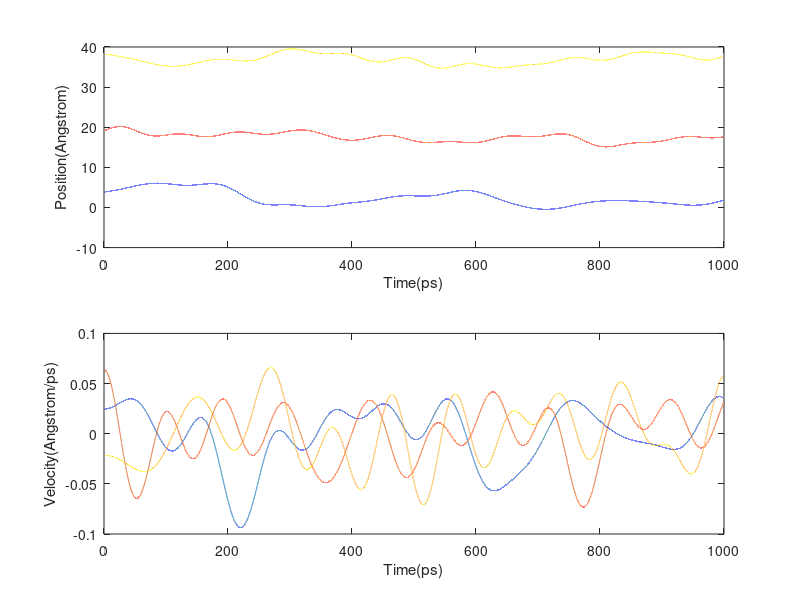
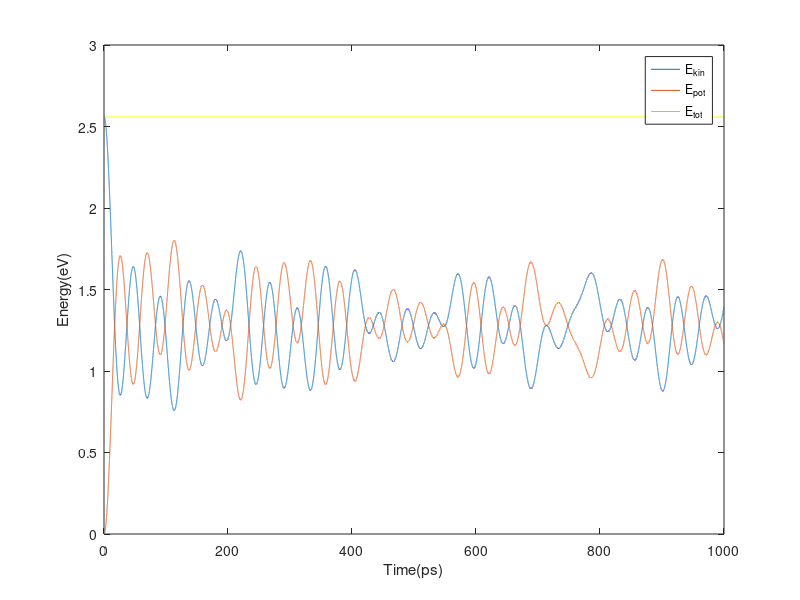
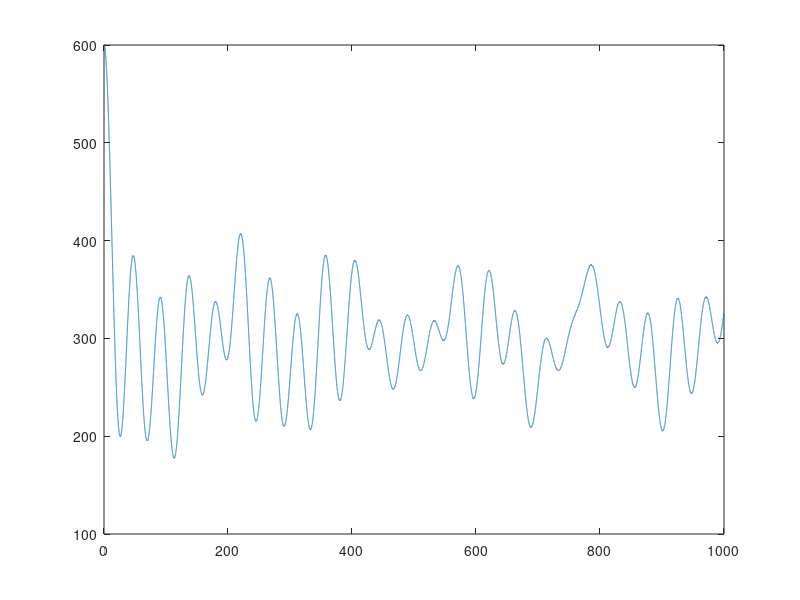

These charts were generated, in order, by the following MATLAB code: (Note: this script raises an error after producing the figures.)
% 1D Mass-Spring system with random velocity
% Written by Shin, KiBeom [irgbu1209@yonsei.ac.kr]

m = 39.948;                % Mass of atom         
N = 100;                    % Number of atom
k = 0.0509;                % Spring constat                  
a = 3.822;                 % Distance of atoms                
dt = 0.01;                 % Time                             
T = 600;                   % Tempeture       
turn = 100000;                     % Calcualated time
k_B = 8.617333262*10^(-5);          % Boltzman constant  
v = sqrt(k_B * T / m *(N-1)/N);     % Speed              

% Set velocity of each atom
velocitySeed = randn(1, N);
initVelocity = velocitySeed - mean(velocitySeed);
initVelocity = initVelocity * sqrt((N-1)*k_B*T/m) / sqrt(sum(initVelocity.^2));

% Initial condition
position = zeros(turn+1, N);
velocity = zeros(turn+1, N);
E_kin = zeros(turn+1, 1);
E_pot = zeros(turn+1, 1);

position(1, :) = a * (1:N);
distance = a * ones(1, N+1);
velocity(1, :) = initVelocity;
accel = k * diff(distance) / m;
E_kin(1, :) = m * sum(initVelocity.^2) /2;

% Main
for i = 1:turn
    tempPosition = position(i, :) + velocity(i, :) * dt + dt^2 * accel / 2;
    distance = [a diff(tempPosition) a];
    tempAccel = k * diff(distance) / m;
    tempVelocity = velocity(i, :) + dt * (tempAccel + accel) / 2;
    
    position(i+1, :) = tempPosition;
    velocity(i+1, :) = tempVelocity;
    accel = tempAccel;

    E_kin(i+1, :) = sum(tempVelocity.^2)*m/2;
    E_pot(i+1, :) = k*sum((distance-a).^2)/2;
end
E_tot = E_kin + E_pot;
t_save = 2 * E_kin / (N-1) / k_B;

% Visualization
energy = [E_kin E_pot E_tot];
t = 0:dt:turn*dt;

figure(1)  % Position & Velocity
subplot(2, 1, 1)
plot(t, position(:,1), t, position(:, 5), t, position(:,10))
xlabel('Time(ps)'), ylabel('Position(Angstrom)')
subplot(2, 1, 2)
plot(t, velocity(:, 1), t, velocity(:, 5), t, velocity(:, 10))
xlabel('Time(ps)'), ylabel('Velocity(Angstrom/ps)')

figure(2)  % Energy
plot(t, energy)
xlabel('Time(ps)'), ylabel('Energy(eV)')
legend('E_{kin}', 'E_{pot}', 'E_{tot}')

figure(3)  % Temperature
plot(t, t_save)

figure(4)  % Velocity histogram
histogram(velocity(end,:))
